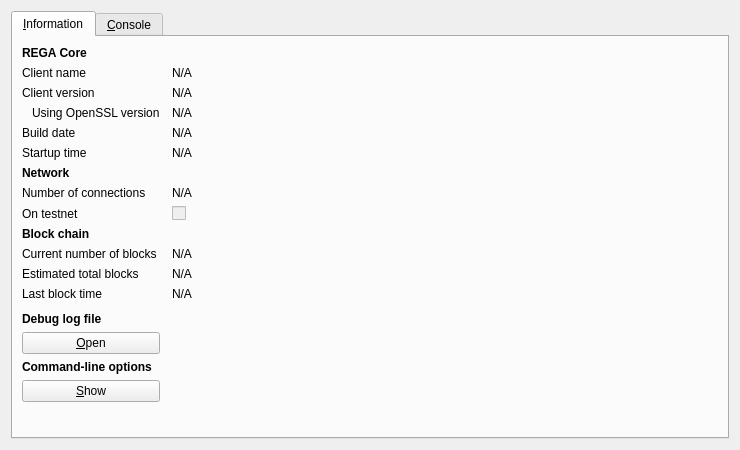
<?xml version="1.0" encoding="UTF-8"?>
<ui version="4.0">
 <class>RPCConsole</class>
 <widget class="QDialog" name="RPCConsole">
  <property name="geometry">
   <rect>
    <x>0</x>
    <y>0</y>
    <width>740</width>
    <height>450</height>
   </rect>
  </property>
  <property name="windowTitle">
   <string>REGA - Debug window</string>
  </property>
  <layout class="QVBoxLayout" name="verticalLayout_2">
   <item>
    <widget class="QTabWidget" name="tabWidget">
     <property name="currentIndex">
      <number>0</number>
     </property>
     <widget class="QWidget" name="tab_info">
      <attribute name="title">
       <string>&amp;Information</string>
      </attribute>
      <layout class="QGridLayout" name="gridLayout" columnstretch="0,1">
       <property name="horizontalSpacing">
        <number>12</number>
       </property>
       <item row="0" column="0">
        <widget class="QLabel" name="label_9">
         <property name="font">
          <font>
           <weight>75</weight>
           <bold>true</bold>
          </font>
         </property>
         <property name="text">
          <string>REGA Core</string>
         </property>
        </widget>
       </item>
       <item row="1" column="0">
        <widget class="QLabel" name="label_5">
         <property name="text">
          <string>Client name</string>
         </property>
        </widget>
       </item>
       <item row="1" column="1">
        <widget class="QLabel" name="clientName">
         <property name="cursor">
          <cursorShape>IBeamCursor</cursorShape>
         </property>
         <property name="text">
          <string>N/A</string>
         </property>
         <property name="textFormat">
          <enum>Qt::PlainText</enum>
         </property>
         <property name="textInteractionFlags">
          <set>Qt::LinksAccessibleByMouse|Qt::TextSelectableByKeyboard|Qt::TextSelectableByMouse</set>
         </property>
        </widget>
       </item>
       <item row="2" column="0">
        <widget class="QLabel" name="label_6">
         <property name="text">
          <string>Client version</string>
         </property>
        </widget>
       </item>
       <item row="2" column="1">
        <widget class="QLabel" name="clientVersion">
         <property name="cursor">
          <cursorShape>IBeamCursor</cursorShape>
         </property>
         <property name="text">
          <string>N/A</string>
         </property>
         <property name="textFormat">
          <enum>Qt::PlainText</enum>
         </property>
         <property name="textInteractionFlags">
          <set>Qt::LinksAccessibleByMouse|Qt::TextSelectableByKeyboard|Qt::TextSelectableByMouse</set>
         </property>
        </widget>
       </item>
       <item row="3" column="0">
        <widget class="QLabel" name="label_14">
         <property name="text">
          <string>Using OpenSSL version</string>
         </property>
         <property name="indent">
          <number>10</number>
         </property>
        </widget>
       </item>
       <item row="3" column="1">
        <widget class="QLabel" name="openSSLVersion">
         <property name="cursor">
          <cursorShape>IBeamCursor</cursorShape>
         </property>
         <property name="text">
          <string>N/A</string>
         </property>
         <property name="textFormat">
          <enum>Qt::PlainText</enum>
         </property>
         <property name="textInteractionFlags">
          <set>Qt::LinksAccessibleByMouse|Qt::TextSelectableByKeyboard|Qt::TextSelectableByMouse</set>
         </property>
        </widget>
       </item>
       <item row="4" column="0">
        <widget class="QLabel" name="label_12">
         <property name="text">
          <string>Build date</string>
         </property>
        </widget>
       </item>
       <item row="4" column="1">
        <widget class="QLabel" name="buildDate">
         <property name="cursor">
          <cursorShape>IBeamCursor</cursorShape>
         </property>
         <property name="text">
          <string>N/A</string>
         </property>
         <property name="textFormat">
          <enum>Qt::PlainText</enum>
         </property>
         <property name="textInteractionFlags">
          <set>Qt::LinksAccessibleByMouse|Qt::TextSelectableByKeyboard|Qt::TextSelectableByMouse</set>
         </property>
        </widget>
       </item>
       <item row="5" column="0">
        <widget class="QLabel" name="label_13">
         <property name="text">
          <string>Startup time</string>
         </property>
        </widget>
       </item>
       <item row="5" column="1">
        <widget class="QLabel" name="startupTime">
         <property name="cursor">
          <cursorShape>IBeamCursor</cursorShape>
         </property>
         <property name="text">
          <string>N/A</string>
         </property>
         <property name="textFormat">
          <enum>Qt::PlainText</enum>
         </property>
         <property name="textInteractionFlags">
          <set>Qt::LinksAccessibleByMouse|Qt::TextSelectableByKeyboard|Qt::TextSelectableByMouse</set>
         </property>
        </widget>
       </item>
       <item row="6" column="0">
        <widget class="QLabel" name="label_11">
         <property name="font">
          <font>
           <weight>75</weight>
           <bold>true</bold>
          </font>
         </property>
         <property name="text">
          <string>Network</string>
         </property>
        </widget>
       </item>
       <item row="7" column="0">
        <widget class="QLabel" name="label_7">
         <property name="text">
          <string>Number of connections</string>
         </property>
        </widget>
       </item>
       <item row="7" column="1">
        <widget class="QLabel" name="numberOfConnections">
         <property name="cursor">
          <cursorShape>IBeamCursor</cursorShape>
         </property>
         <property name="text">
          <string>N/A</string>
         </property>
         <property name="textFormat">
          <enum>Qt::PlainText</enum>
         </property>
         <property name="textInteractionFlags">
          <set>Qt::LinksAccessibleByMouse|Qt::TextSelectableByKeyboard|Qt::TextSelectableByMouse</set>
         </property>
        </widget>
       </item>
       <item row="8" column="0">
        <widget class="QLabel" name="label_8">
         <property name="text">
          <string>On testnet</string>
         </property>
        </widget>
       </item>
       <item row="8" column="1">
        <widget class="QCheckBox" name="isTestNet">
         <property name="enabled">
          <bool>false</bool>
         </property>
         <property name="text">
          <string/>
         </property>
        </widget>
       </item>
       <item row="9" column="0">
        <widget class="QLabel" name="label_10">
         <property name="font">
          <font>
           <weight>75</weight>
           <bold>true</bold>
          </font>
         </property>
         <property name="text">
          <string>Block chain</string>
         </property>
        </widget>
       </item>
       <item row="10" column="0">
        <widget class="QLabel" name="label_3">
         <property name="text">
          <string>Current number of blocks</string>
         </property>
        </widget>
       </item>
       <item row="10" column="1">
        <widget class="QLabel" name="numberOfBlocks">
         <property name="cursor">
          <cursorShape>IBeamCursor</cursorShape>
         </property>
         <property name="text">
          <string>N/A</string>
         </property>
         <property name="textFormat">
          <enum>Qt::PlainText</enum>
         </property>
         <property name="textInteractionFlags">
          <set>Qt::LinksAccessibleByMouse|Qt::TextSelectableByKeyboard|Qt::TextSelectableByMouse</set>
         </property>
        </widget>
       </item>
       <item row="11" column="0">
        <widget class="QLabel" name="label_4">
         <property name="text">
          <string>Estimated total blocks</string>
         </property>
        </widget>
       </item>
       <item row="11" column="1">
        <widget class="QLabel" name="totalBlocks">
         <property name="cursor">
          <cursorShape>IBeamCursor</cursorShape>
         </property>
         <property name="text">
          <string>N/A</string>
         </property>
         <property name="textFormat">
          <enum>Qt::PlainText</enum>
         </property>
         <property name="textInteractionFlags">
          <set>Qt::LinksAccessibleByMouse|Qt::TextSelectableByKeyboard|Qt::TextSelectableByMouse</set>
         </property>
        </widget>
       </item>
       <item row="12" column="0">
        <widget class="QLabel" name="label_2">
         <property name="text">
          <string>Last block time</string>
         </property>
        </widget>
       </item>
       <item row="12" column="1">
        <widget class="QLabel" name="lastBlockTime">
         <property name="cursor">
          <cursorShape>IBeamCursor</cursorShape>
         </property>
         <property name="text">
          <string>N/A</string>
         </property>
         <property name="textFormat">
          <enum>Qt::PlainText</enum>
         </property>
         <property name="textInteractionFlags">
          <set>Qt::LinksAccessibleByMouse|Qt::TextSelectableByKeyboard|Qt::TextSelectableByMouse</set>
         </property>
        </widget>
       </item>
       <item row="13" column="0">
        <spacer name="verticalSpacer_2">
         <property name="orientation">
          <enum>Qt::Vertical</enum>
         </property>
         <property name="sizeHint" stdset="0">
          <size>
           <width>20</width>
           <height>20</height>
          </size>
         </property>
        </spacer>
       </item>
       <item row="14" column="0">
        <widget class="QLabel" name="labelDebugLogfile">
         <property name="font">
          <font>
           <weight>75</weight>
           <bold>true</bold>
          </font>
         </property>
         <property name="text">
          <string>Debug log file</string>
         </property>
        </widget>
       </item>
       <item row="15" column="0">
        <widget class="QPushButton" name="openDebugLogfileButton">
         <property name="toolTip">
          <string>Open the REGA debug log file from the current data directory. This can take a few seconds for large log files.</string>
         </property>
         <property name="text">
          <string>&amp;Open</string>
         </property>
         <property name="autoDefault">
          <bool>false</bool>
         </property>
        </widget>
       </item>
       <item row="16" column="0">
        <widget class="QLabel" name="labelCLOptions">
         <property name="font">
          <font>
           <weight>75</weight>
           <bold>true</bold>
          </font>
         </property>
         <property name="text">
          <string>Command-line options</string>
         </property>
        </widget>
       </item>
       <item row="17" column="0">
        <widget class="QPushButton" name="showCLOptionsButton">
         <property name="toolTip">
          <string>Show the REGA-Qt help message to get a list with possible REGA command-line options.</string>
         </property>
         <property name="text">
          <string>&amp;Show</string>
         </property>
         <property name="autoDefault">
          <bool>false</bool>
         </property>
        </widget>
       </item>
       <item row="18" column="0">
        <spacer name="verticalSpacer">
         <property name="orientation">
          <enum>Qt::Vertical</enum>
         </property>
         <property name="sizeHint" stdset="0">
          <size>
           <width>20</width>
           <height>40</height>
          </size>
         </property>
        </spacer>
       </item>
      </layout>
     </widget>
     <widget class="QWidget" name="tab_console">
      <attribute name="title">
       <string>&amp;Console</string>
      </attribute>
      <layout class="QVBoxLayout" name="verticalLayout_3">
       <property name="spacing">
        <number>3</number>
       </property>
       <item>
        <widget class="QTextEdit" name="messagesWidget">
         <property name="minimumSize">
          <size>
           <width>0</width>
           <height>100</height>
          </size>
         </property>
         <property name="readOnly">
          <bool>true</bool>
         </property>
         <property name="tabKeyNavigation" stdset="0">
          <bool>false</bool>
         </property>
         <property name="columnCount" stdset="0">
          <number>2</number>
         </property>
        </widget>
       </item>
       <item>
        <layout class="QHBoxLayout" name="horizontalLayout">
         <property name="spacing">
          <number>3</number>
         </property>
         <item>
          <widget class="QLabel" name="label">
           <property name="text">
            <string notr="true">&gt;</string>
           </property>
          </widget>
         </item>
         <item>
          <widget class="QLineEdit" name="lineEdit"/>
         </item>
         <item>
          <widget class="QPushButton" name="clearButton">
           <property name="maximumSize">
            <size>
             <width>24</width>
             <height>24</height>
            </size>
           </property>
           <property name="toolTip">
            <string>Clear console</string>
           </property>
           <property name="text">
            <string/>
           </property>
           <property name="icon">
            <iconset resource="../bitcoin.qrc">
             <normaloff>:/icons/remove</normaloff>:/icons/remove</iconset>
           </property>
           <property name="shortcut">
            <string notr="true">Ctrl+L</string>
           </property>
           <property name="autoDefault">
            <bool>false</bool>
           </property>
          </widget>
         </item>
        </layout>
       </item>
      </layout>
     </widget>
    </widget>
   </item>
  </layout>
 </widget>
 <resources>
  <include location="../bitcoin.qrc"/>
 </resources>
 <connections/>
</ui>
